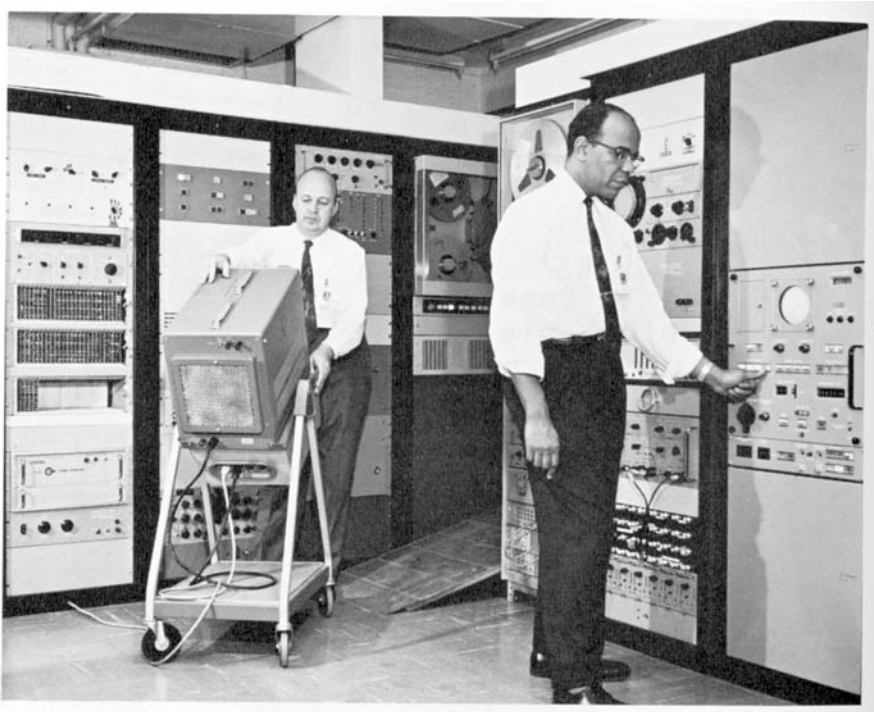
#> input picture hw1/img/Originals/Billingsley_JPL.png, 874 x 712 px
$ python main.py ../../hw1/img/Originals/Billingsley_JPL.png 5 out
#> lines starting #> are read from the running program, lines starting #| are printed output that depends on the picture; after the words box and inside, x2 and y2 are one past the last pixel; in counts of white or black regions, pixels touching at a corner belong together
import numpy as np
import cv2 as cv
import matplotlib.pyplot as plt
import sys

# calc historgram for single-channel grayscale img
def gray_hist(img):
    hist = np.zeros(256)
    for row in img:
        for pix in row:
            hist[pix] += 1

    return hist

# calc binned historgram for single-channel grayscale img
def gray_hist_bin(img, bins):
    hist = np.zeros(bins)
    for row in img:
        for pix in row:
            hist[int(pix*bins/256)] += 1

    return hist

# calc log_10-transformed output for single-channel grayscale img
def gray_log_transform(img):
    height, width = img.shape[:2]
    img_out = img.copy()
    for x in range(height):
        for y in range(width):
                # effectively makes log(0) = 0
                if(img[x][y] == 0):
                    img[x][y] = 1
                img_out[x][y] = np.log10(img[x][y])*100

    return gray_hist(img_out), img_out

def gray_hist_eq(img):

    hist = gray_hist(img)

    # calc cdf
    cdf = np.zeros(256)
    cdf[0] = hist[0]
    for i in range(1,256):
        cdf[i] = hist[i] + cdf[i-1]
    cdf /= img.shape[0]*img.shape[1]

    # new histograms
    hist_eq = np.around(255*cdf)
    hist_out = np.zeros(hist.shape)
    for i in range(256):
        hist_out[int(hist_eq[i])] += hist[i]

    # new img
    img_out = img.copy()
    height, width = img.shape[:2]
    for x in range(height):
        for y in range(width):
            img_out[x][y] = hist_eq[img[x][y]]

    return hist_out, img_out

# calc historgram for 3-channel bgr img
def bgr_hist(img):
    hist = np.zeros((3,256))
    for row in img:
        for pix in row:
            hist[0][pix[0]] += 1
            hist[1][pix[1]] += 1
            hist[2][pix[2]] += 1

    return hist

# calc binned historgram for 3-channel bgr img
def bgr_hist_bin(img, bins):
    hist = np.zeros((3,bins))
    for row in img:
        for pix in row:
            hist[0][int(pix[0]*bins/256)] += 1
            hist[1][int(pix[1]*bins/256)] += 1
            hist[2][int(pix[2]*bins/256)] += 1

    return hist

# calc log_10-transformed output for 3-channel bgr img
def bgr_log_transform(img):
    height, width, channels = img.shape[:3]
    img_out = img.copy()
    for x in range(height):
        for y in range(width):
            for c in range(channels):
                # effectively makes log(0) = 0
                if(img[x][y][c] == 0):
                    img[x][y][c] = 1
                img_out[x][y][c] = np.log10(img[x][y][c])*100

    return bgr_hist(img_out), img_out

def bgr_hist_eq(img):

    # convert to proper color space
    img_ycrcb = cv.cvtColor(img, cv.COLOR_BGR2YCR_CB)

    # use our grayscale hist eq on the y channel then merge & convert back to bgr
    (y, cr, cb) = cv.split(img_ycrcb)
    y_hist_eq, y_eq = gray_hist_eq(y)
    img_ycrcb_out = cv.merge((y_eq, cr, cb))
    img_out = cv.cvtColor(img_ycrcb_out, cv.COLOR_YCR_CB2BGR)

    # hist of bgr eq img
    hist_out = bgr_hist(img_out)

    return hist_out, img_out

if __name__ == '__main__':

    if(len(sys.argv) != 4):
        print('Usage: python3 src/main.py input.img bins output_dir')
        exit()

    img = cv.imread(str(sys.argv[1]))
#> img is the input picture: shape (712, 874, 3); min 0, max 255, mean 156.8
    bins = int(sys.argv[2])
    out_dir = str(sys.argv[3])
    # optionally uncomment to test grayscale features
    # img = cv.cvtColor(img, cv.COLOR_BGR2GRAY)
    print(img.shape) # sanity check for bgr vs grayscale imgs
#| (712, 874, 3)

    # dealing with bgr img
    if(len(img.shape) == 3):

        hist = bgr_hist(img) # Part A a
        hist_bin = bgr_hist_bin(img, bins) # Part A b
#> after the loop in bgr_hist_bin, `for row in img:`: hist = [[72818, 101773, 90217, 136724, 220756], [72818, 101773, 90217, 136724, 220756], [72818, 101773, 90217, 136724, 220756]]
#> hist_bin has the same summary as hist in bgr_hist_bin
        hist_log, img_log = bgr_log_transform(img) # Part A c
#> after the loop in bgr_log_transform, `for x in range(height):`: img: shape (712, 874, 3); 0.01% of pixels changed, all inside (x1, y1, x2, y2) = (749, 683, 857, 703)
#> after the loop in bgr_log_transform, `for x in range(height):`:
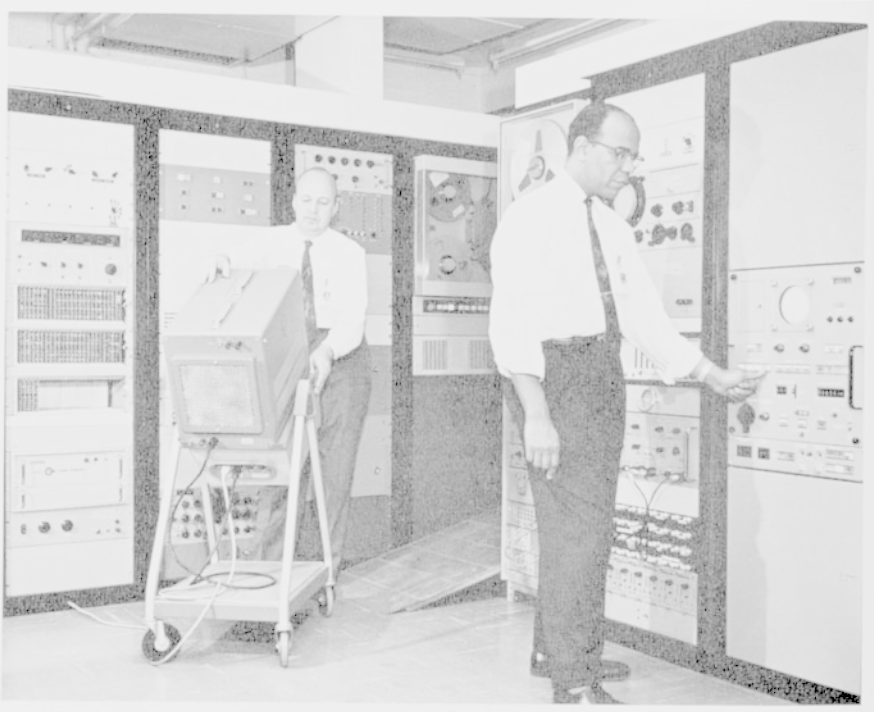
#> img_out: shape (712, 874, 3); min 0, max 240, mean 212.1
        hist_eq, img_eq = bgr_hist_eq(img) # Part B
#> in bgr_hist_eq, `img_ycrcb = cv.cvtColor(img, cv.COLOR_BGR2YCR_CB)`: img_ycrcb: shape (712, 874, 3); mean of channels 0, 1, 2 156.8, 128, 128
#> in bgr_hist_eq, `(y, cr, cb) = cv.split(img_ycrcb)`: cr: shape (712, 874); every value is 128
#> after the loop in gray_hist, `for row in img:`: hist = 256 values, max 10231 at index 238, min 0 at index 0, mean 2430.8
#> after the loop in gray_hist_eq, `for i in range(1,256):`: cdf = 256 values from 0 to 622288
#> in gray_hist_eq, `cdf /= img.shape[0]*img.shape[1]`: cdf = 256 values from 0 to 1
#> in gray_hist_eq, `hist_eq = np.around(255*cdf)`: hist_eq = 256 values from 0 to 255
#> after the loop in gray_hist_eq, `for i in range(256):`: hist_out = 256 values, max 10231 at index 225, min 0 at index 15, mean 2430.8
#> after the loop in gray_hist_eq, `for x in range(height):`:
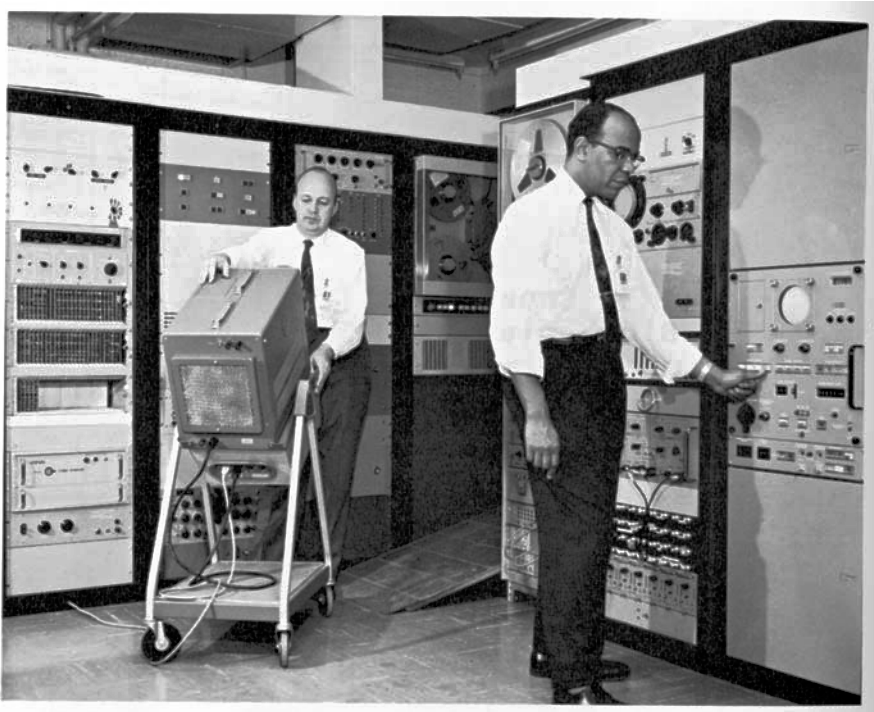
#> img_out: shape (712, 874); min 0, max 255, mean 128.2
#> in bgr_hist_eq, `y_hist_eq, y_eq = gray_hist_eq(y)`: y_hist_eq has the same summary as hist_out in gray_hist_eq
#> in bgr_hist_eq, `img_ycrcb_out = cv.merge((y_eq, cr, cb))`: img_ycrcb_out: shape (712, 874, 3); mean of channels 0, 1, 2 128.2, 128, 128

        # normal hist
        plt.title('BGR Histogram')
        plt.xlabel('Value')
        plt.ylabel('Frequency')
        plt.plot(hist[0], 'b')
        plt.plot(hist[1], 'g')
        plt.plot(hist[2], 'r')
        plt.savefig(out_dir+'/bgr_hist.png')
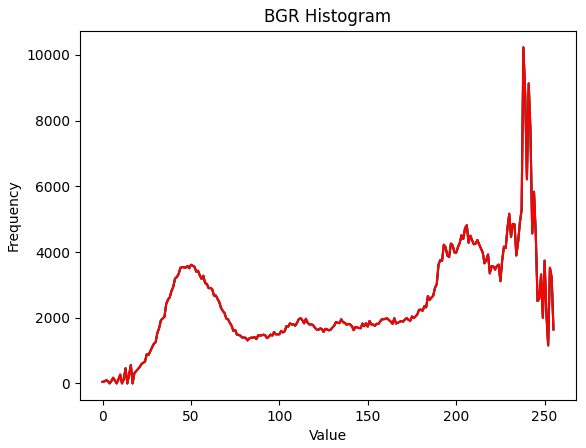
#> figure drawn by matplotlib, 1 panel; curve peaks at x = 238, y = 10231; curve peaks at x = 238, y = 10231; curve peaks at x = 238, y = 10231
        plt.show()

        # binned hist
        plt.title('BGR Binned Histogram')
        plt.xlabel('Value')
        plt.ylabel('Frequency')
        plt.plot(hist_bin[0], 'b')
        plt.plot(hist_bin[1], 'g')
        plt.plot(hist_bin[2], 'r')
        plt.savefig(out_dir+'/bgr_hist_bin.png')
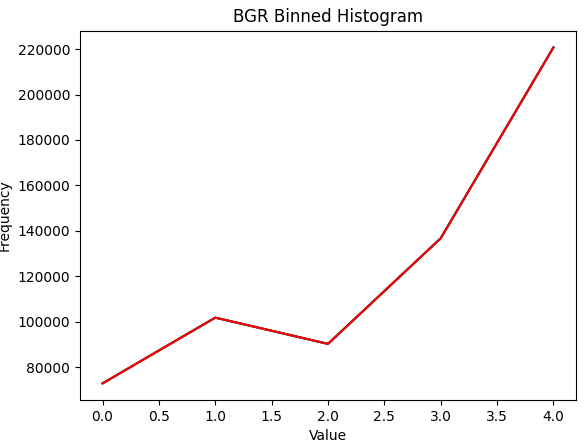
#> figure drawn by matplotlib, 1 panel
        plt.show()

        # log hist
        plt.title('BGR Log Histogram')
        plt.xlabel('Value')
        plt.ylabel('Frequency')
        plt.plot(hist_log[0], 'b')
        plt.plot(hist_log[1], 'g')
        plt.plot(hist_log[2], 'r')
        plt.savefig(out_dir+'/bgr_hist_log.png')
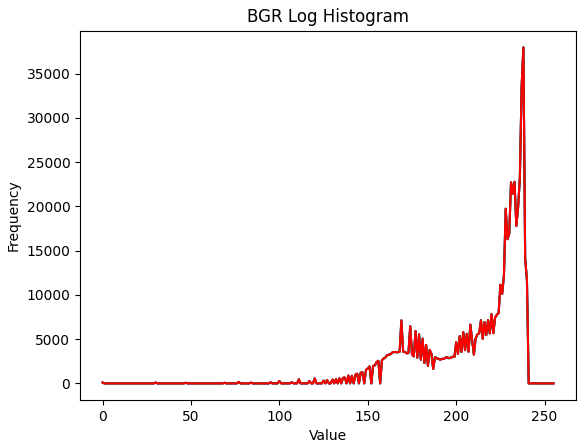
#> figure drawn by matplotlib, 1 panel; curve peaks at x = 238, y = 37974; curve peaks at x = 238, y = 37974; curve peaks at x = 238, y = 37974
        plt.show()
        # log img
        cv.imwrite(out_dir+'/bgr_img_log.png', img_log)
        cv.imshow('BGR Log', img_log)
        cv.waitKey(0)

        # equalized hist
        plt.title('BGR Histogram Equalized')
        plt.xlabel('Value')
        plt.ylabel('Frequency')
        plt.plot(hist_eq[0], 'b')
        plt.plot(hist_eq[1], 'g')
        plt.plot(hist_eq[2], 'r')
        plt.savefig(out_dir+'/bgr_hist_eq.png')
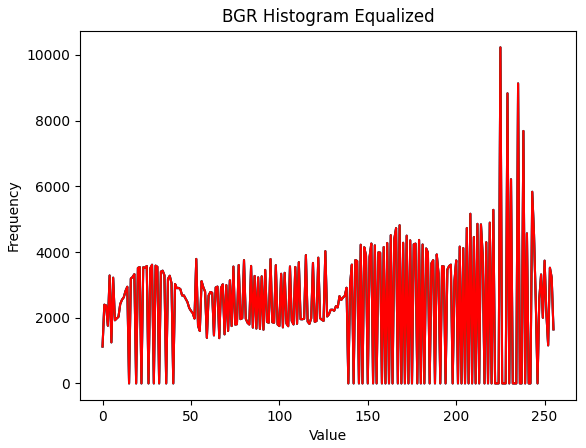
#> figure drawn by matplotlib, 1 panel; curve peaks at x = 225, y = 10231; curve peaks at x = 225, y = 10231; curve peaks at x = 225, y = 10231
        plt.show()
        # equalized img
        cv.imwrite(out_dir+'/bgr_img_eq.png', img_eq)
        cv.imshow('BGR Image Equalized', img_eq)
        cv.waitKey(0)

        # compare to opencv's hist eq
        ycrcb_img = cv.cvtColor(img, cv.COLOR_BGR2YCrCb)
        ycrcb_img[:, :, 0] = cv.equalizeHist(ycrcb_img[:, :, 0])
#> ycrcb_img: shape (712, 874, 3); mean of channels 0, 1, 2 128.2, 128, 128
        comp = cv.cvtColor(ycrcb_img, cv.COLOR_YCrCb2BGR)
        cv.imwrite(out_dir+'/cv_bgr_img_eq.png', comp)
        plt.title('OpenCV BGR Histogram Equalized')
        plt.xlabel('Value')
        plt.ylabel('Frequency')
        color = ('b','g','r')
        for i,col in enumerate(color):
            histr = cv.calcHist([comp],[i],None,[256],[0,256])
            plt.plot(histr,color = col)
            plt.xlim([0,256])
        plt.savefig(out_dir+'/cv_bgr_hist_eq.png')
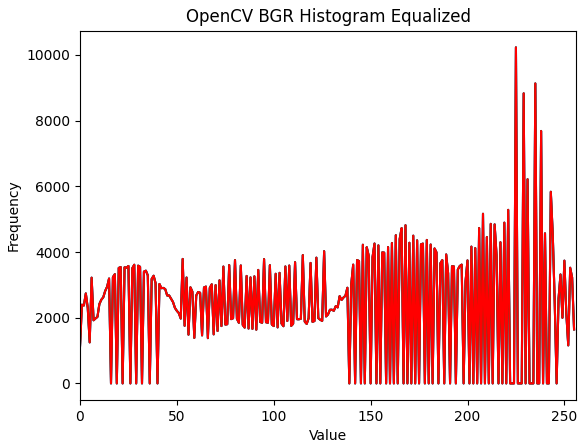
#> figure drawn by matplotlib, 1 panel; curve peaks at x = 225, y = 10231; curve peaks at x = 225, y = 10231; curve peaks at x = 225, y = 10231

    # grayscale img
    else:

        hist = gray_hist(img) # Part A a
        hist_bin = gray_hist_bin(img, bins) # Part A b
        hist_log, img_log = gray_log_transform(img) # Part A c
        hist_eq, img_eq = gray_hist_eq(img) # Part B

        # normal hist
        plt.title('Gray Histogram')
        plt.xlabel('Value')
        plt.ylabel('Frequency')
        plt.plot(hist, 'k')
        plt.savefig(out_dir+'/gray_hist.png')
        plt.show()

        # binned hist
        plt.title('Gray Binned Histogram')
        plt.xlabel('Value')
        plt.ylabel('Frequency')
        plt.plot(hist_bin, 'k')
        plt.savefig(out_dir+'/gray_hist_bin.png')
        plt.show()

        # log hist
        plt.title('Gray Log Histogram')
        plt.xlabel('Value')
        plt.ylabel('Frequency')
        plt.plot(hist_log, 'k')
        plt.savefig(out_dir+'/gray_hist_log.png')
        plt.show()
        # log img
        cv.imwrite(out_dir+'/gray_img_log.png', img_log)
        cv.imshow('Gray Log', img_log)
        cv.waitKey(0)

        # equalized hist
        plt.title('Gray Histogram Equalized')
        plt.xlabel('Value')
        plt.ylabel('Frequency')
        plt.plot(hist_eq, 'k')
        plt.savefig(out_dir+'/gray_hist_eq.png')
        plt.show()
        # equalized img
        cv.imwrite(out_dir+'/gray_img_eq.png', img_eq)
        cv.imshow('Gray Image Equalized', img_eq)
        cv.waitKey(0)

        # compare to opencv's hist eq
        comp = cv.equalizeHist(img)
        cv.imwrite(out_dir+'/cv_gray_img_eq.png', comp)
        plt.title('OpenCV Gray Histogram Equalized')
        plt.xlabel('Value')
        plt.ylabel('Frequency')
        plt.plot(cv.calcHist([comp], [0], None, [256], [0, 256]), 'k')
        plt.savefig(out_dir+'/cv_gray_hist_eq.png')
